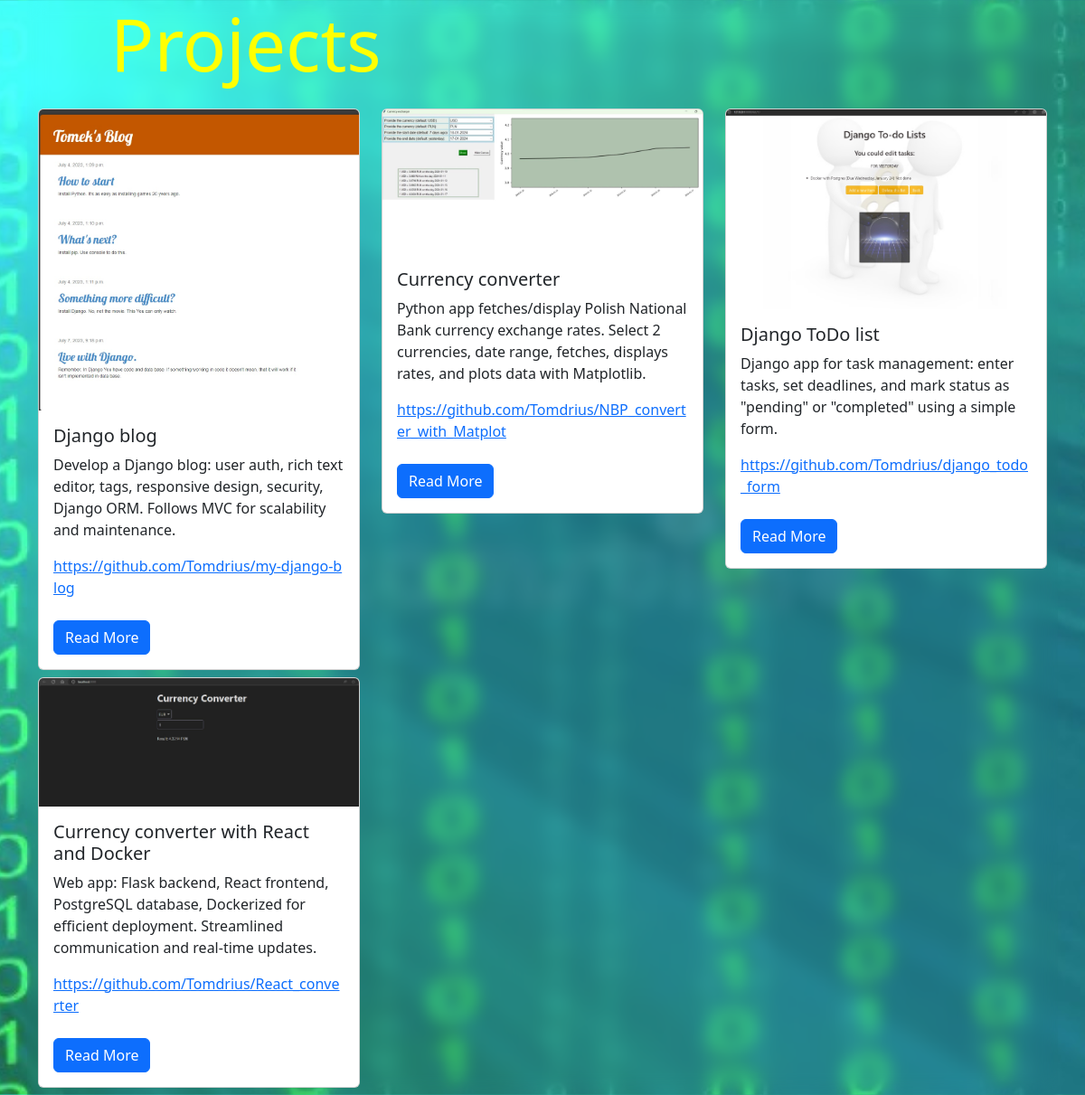
/projects/, run on the app's committed database.
### projects/models.py (models this page shows)
class Project(models.Model):
    title = models.CharField(max_length=100)
    description = models.TextField()
    short_description = models.CharField(max_length=250)
    technology = models.CharField(max_length=30)
    image = models.FileField(upload_to="project_images/", blank=True)
    githublink = models.CharField(max_length=60)

### projects/views.py (the view)
# urls.py: path("", views.project_index, name="project_index"),
def project_index(request):
    projects = Project.objects.all()
    context = {
        "projects": projects
    }
    return render(request, "projects/project_index.html", context)

### projects/templates/projects/project_index.html
{% extends "base.html" %}
{% block page_content %}
<a href="{% url 'home' %}" class="display-1" style="color: yellow; text-decoration: none; margin: 10vh;"> Projects </a>
<br><br>
<div class="row">
{% for project in projects %}
    <div class="col-md-4">
        <div class="card mb-2">
            {% if project.image %}
                <img class="card-img-top" src="{{project.image.url}}" onclick="location.href='{% url 'project_detail' project.pk %}'">
            {% endif %}
            <div class="card-body">
                <h5 class="card-title">{{ project.title }}</h5>
                <p class="card-text">{{ project.short_description }}</p>
                <a href="{{ project.githublink }}" target="_blank" rel="noopener noreferrer" style="word-break: break-all;">{{ project.githublink }} </a>
                <br><br>
                <a href="{% url 'project_detail' project.pk %}"
                   class="btn btn-primary">
                    Read More
                </a>
            </div>
        </div>
    </div>
    {% endfor %}
</div>
{% endblock %}

### templates/base.html (shortened to what this page needs)
<!DOCTYPE html>
<html lang="en">
<head>
    {% load static %}
    {% load static %}
    <link rel="stylesheet" type="text/css" href="{% static 'css/base.css' %}">
    <link
        href="https://cdn.jsdelivr.net/npm/bootstrap@5.3.1/dist/css/bootstrap.min.css" rel="stylesheet">
</head>
<body class="container">
{% block page_content %}{% endblock page_content %}
</body>
</html>

### static/css/base.css (style rules this page uses)
body { background-image: url('/static/images/background.jpg'); background-size: cover; background-position: center; background-repeat: repeat; background-color: rgba(255, 255, 255, 0.2); backdrop-filter: blur(10px); }

### data on the page
Project: image (picture), title "Django blog", short_description "Develop a Django blog: user auth, rich text editor, tags, responsive design, security, Django ORM. Follows MVC for scalability and maintenance.", githublink "https://github.com/Tomdrius/my-django-blog"
Project: image (picture), title "Currency converter", short_description "Python app fetches/display Polish National Bank currency exchange rates. Select 2 currencies, date range, fetches, displays rates, and plots data with Matplotlib.", githublink "https://github.com/Tomdrius/NBP_converter_with_Matplot"
Project: image (picture), title "Django ToDo list", short_description "Django app for task management: enter tasks, set deadlines, and mark status as \"pending\" or \"completed\" using a simple form.", githublink "https://github.com/Tomdrius/django_todo_form"
Project: image (picture), title "Currency converter with React and Docker", short_description "Web app: Flask backend, React frontend, PostgreSQL database, Dockerized for efficient deployment. Streamlined communication and real-time updates.", githublink "https://github.com/Tomdrius/React_converter"
